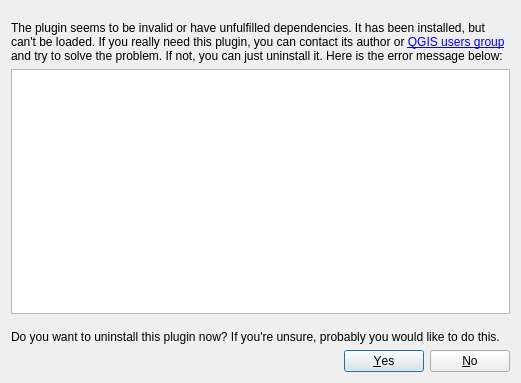
<ui version="4.0" >
 <author>Borys Jurgiel</author>
 <class>QgsPluginInstallerPluginErrorDialogBase</class>
 <widget class="QDialog" name="QgsPluginInstallerPluginErrorDialogBase" >
  <property name="geometry" >
   <rect>
    <x>0</x>
    <y>0</y>
    <width>521</width>
    <height>383</height>
   </rect>
  </property>
  <property name="minimumSize" >
   <size>
    <width>480</width>
    <height>300</height>
   </size>
  </property>
  <property name="windowTitle" >
   <string>Error loading plugin</string>
  </property>
  <layout class="QGridLayout" >
   <item row="1" column="0" >
    <widget class="QLabel" name="label" >
     <property name="sizePolicy" >
      <sizepolicy vsizetype="Preferred" hsizetype="Expanding" >
       <horstretch>0</horstretch>
       <verstretch>0</verstretch>
      </sizepolicy>
     </property>
     <property name="text" >
      <string>The plugin seems to be invalid or have unfulfilled dependencies. It has been installed, but can't be loaded. If you really need this plugin, you can contact its author or &lt;a href="http://lists.osgeo.org/mailman/listinfo/qgis-user">QGIS users group&lt;/a> and try to solve the problem. If not, you can just uninstall it. Here is the error message below:</string>
     </property>
     <property name="wordWrap" >
      <bool>true</bool>
     </property>
     <property name="openExternalLinks" >
      <bool>true</bool>
     </property>
    </widget>
   </item>
   <item row="2" column="0" >
    <widget class="QTextBrowser" name="textBrowser" >
     <property name="minimumSize" >
      <size>
       <width>0</width>
       <height>0</height>
      </size>
     </property>
     <property name="focusPolicy" >
      <enum>Qt::NoFocus</enum>
     </property>
    </widget>
   </item>
   <item row="3" column="0" >
    <spacer>
     <property name="orientation" >
      <enum>Qt::Vertical</enum>
     </property>
     <property name="sizeType" >
      <enum>QSizePolicy::Fixed</enum>
     </property>
     <property name="sizeHint" >
      <size>
       <width>503</width>
       <height>10</height>
      </size>
     </property>
    </spacer>
   </item>
   <item row="4" column="0" >
    <widget class="QLabel" name="label1" >
     <property name="frameShape" >
      <enum>QFrame::NoFrame</enum>
     </property>
     <property name="frameShadow" >
      <enum>QFrame::Plain</enum>
     </property>
     <property name="text" >
      <string>Do you want to uninstall this plugin now? If you're unsure, probably you would like to do this.</string>
     </property>
     <property name="wordWrap" >
      <bool>true</bool>
     </property>
    </widget>
   </item>
   <item row="6" column="0" >
    <widget class="QDialogButtonBox" name="buttonBox" >
     <property name="standardButtons" >
      <set>QDialogButtonBox::No|QDialogButtonBox::NoButton|QDialogButtonBox::Yes</set>
     </property>
    </widget>
   </item>
   <item row="0" column="0" >
    <spacer>
     <property name="orientation" >
      <enum>Qt::Vertical</enum>
     </property>
     <property name="sizeType" >
      <enum>QSizePolicy::Fixed</enum>
     </property>
     <property name="sizeHint" >
      <size>
       <width>10</width>
       <height>10</height>
      </size>
     </property>
    </spacer>
   </item>
  </layout>
 </widget>
 <tabstops>
  <tabstop>textBrowser</tabstop>
 </tabstops>
 <connections>
  <connection>
   <sender>buttonBox</sender>
   <signal>rejected()</signal>
   <receiver>QgsPluginInstallerPluginErrorDialogBase</receiver>
   <slot>reject()</slot>
   <hints>
    <hint type="sourcelabel" >
     <x>266</x>
     <y>428</y>
    </hint>
    <hint type="destinationlabel" >
     <x>266</x>
     <y>226</y>
    </hint>
   </hints>
  </connection>
  <connection>
   <sender>buttonBox</sender>
   <signal>accepted()</signal>
   <receiver>QgsPluginInstallerPluginErrorDialogBase</receiver>
   <slot>accept()</slot>
   <hints>
    <hint type="sourcelabel" >
     <x>266</x>
     <y>428</y>
    </hint>
    <hint type="destinationlabel" >
     <x>266</x>
     <y>226</y>
    </hint>
   </hints>
  </connection>
 </connections>
</ui>
